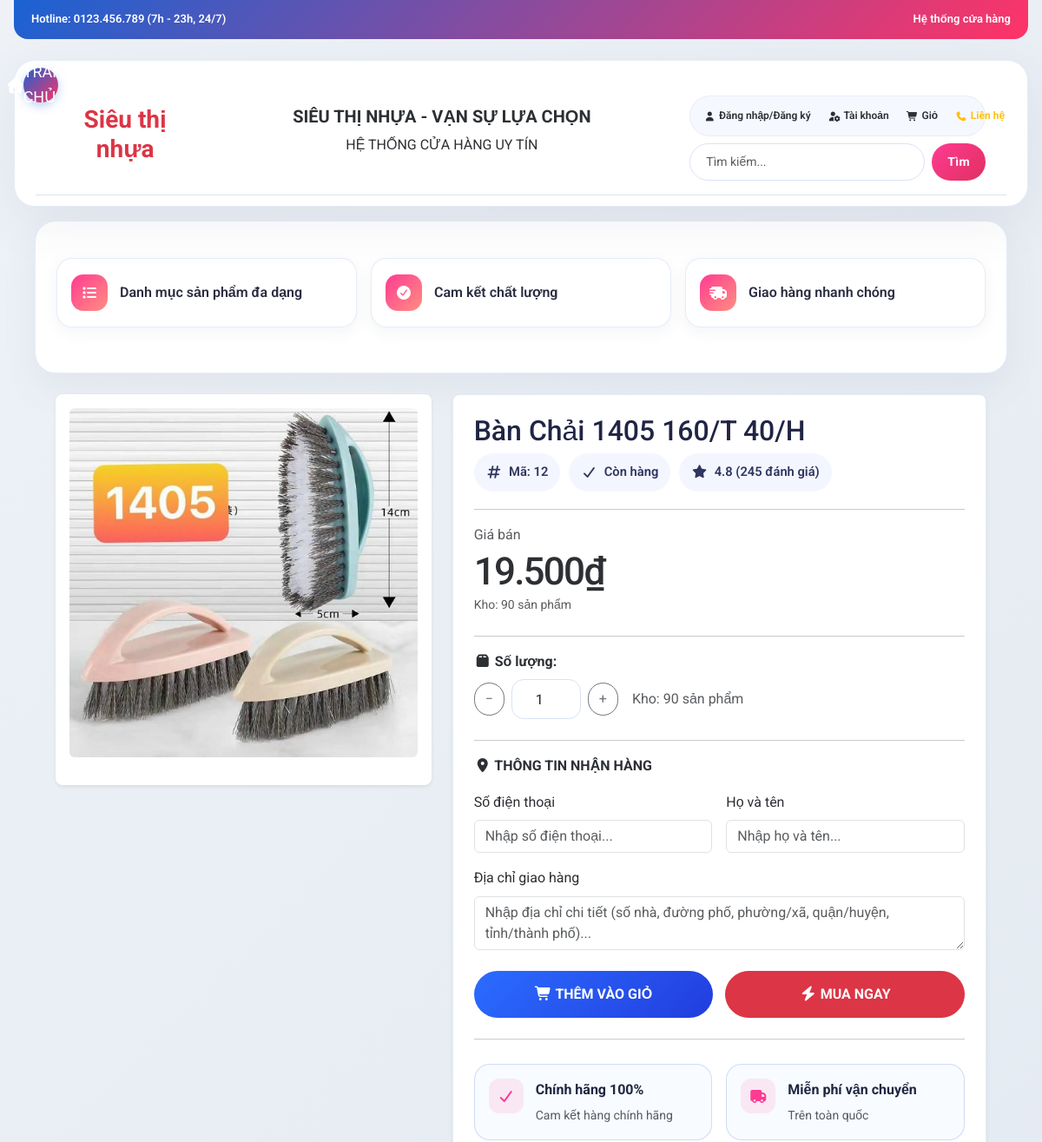
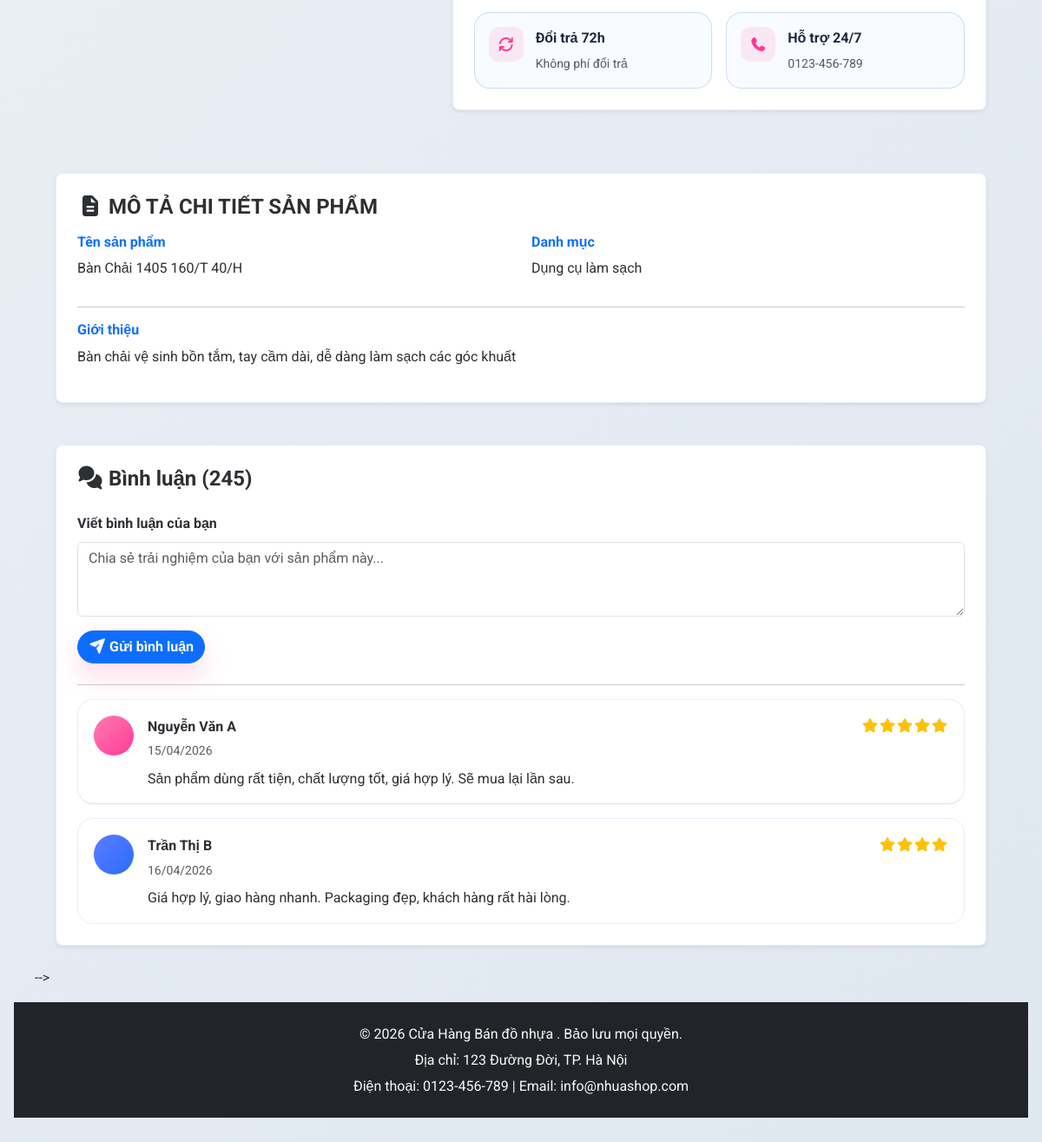
Page /index.php?page_layout=product-detail&id=12 on the committed database (2 pictures, top to bottom).
### tables this page shows
CREATE TABLE products (
    id INT AUTO_INCREMENT PRIMARY KEY,
    name VARCHAR(150) NOT NULL,
    price DECIMAL(10, 2) NOT NULL,
    quantity INT DEFAULT 0,
    category_id INT NOT NULL,
    description TEXT,
    image VARCHAR(255),
    created_at TIMESTAMP DEFAULT CURRENT_TIMESTAMP,
    FOREIGN KEY (category_id) REFERENCES categories(id)
);

CREATE TABLE categories (
    id INT AUTO_INCREMENT PRIMARY KEY,
    name VARCHAR(100) NOT NULL,
    description TEXT,
    created_at TIMESTAMP DEFAULT CURRENT_TIMESTAMP
);

### product-detail.php (the view, shortened to what this page needs)
<?php
$productId = isset($_GET['id']) ? (int)$_GET['id'] : 0;
$product = null;
if ($productId > 0) {
    $sql = "SELECT p.id, p.name, p.price, p.quantity, p.image, p.description, c.name AS category_name
            FROM products p
            LEFT JOIN categories c ON p.category_id = c.id
            WHERE p.id = $productId
            LIMIT 1";
    $result = mysqli_query($conn, $sql);
    if ($result && mysqli_num_rows($result) > 0) {
        $product = mysqli_fetch_assoc($result);
    }
}
$imagePath = !empty($product['image']) ? 'admin/imgs/' . htmlspecialchars($product['image']) : 'https://via.placeholder.com/600x400';
$stockStatus = $product['quantity'] > 0 ? 'Còn hàng' : 'Hết hàng';
?>
            <div class="container-fluid my-4 px-4">
                <div class="row g-4 align-items-start">
                    <div class="col-lg-5">
                        <div class="product-image-container shadow-sm rounded-3 bg-white p-3">
                            <img src="<?php echo $imagePath; ?>" class="img-fluid rounded-2 mb-3 product-main-img" alt="<?php echo htmlspecialchars($product['name']); ?>">
                        </div>
                    </div>
                    <div class="col-lg-7">
                        <div class="product-info bg-white rounded-3 shadow-sm p-4">
                            <h1 class="product-title mb-2"><?php echo htmlspecialchars($product['name']); ?></h1>
                            <div class="product-badges">
                                <span class="product-badge"><i class="fas fa-hashtag"></i> Mã: <?php echo $product['id']; ?></span>
                                <span class="product-badge"><i class="fas fa-check"></i> <?php echo $stockStatus; ?></span>
                                <span class="product-badge"><i class="fas fa-star"></i> 4.8 (245 đánh giá)</span>
                            </div>
                            <hr>
                            <div class="price-section mb-4">
                                <p class="text-muted mb-1">Giá bán</p>
                                <h2 class="price-large"><?php echo number_format($product['price'], 0, ',', '.'); ?>₫</h2>
                                <?php if ($product['quantity'] > 0): ?>
                                    <p class="text-muted small">Kho: <?php echo $product['quantity']; ?> sản phẩm</p>
                                <?php else: ?>
                                    <p class="text-muted small">Hiện tại sản phẩm đang tạm hết hàng</p>
                                <?php endif; ?>
                            </div>
                            <hr>
                            <div class="quantity-section mb-4">
                                <label class="fw-bold mb-2 d-block"><i class="fas fa-box"></i> Số lượng:</label>
                                <div class="d-flex gap-2 align-items-center">
                                    <button class="btn btn-outline-secondary" type="button" onclick="document.querySelector('.qty-input').value = Math.max(1, parseInt(document.querySelector('.qty-input').value) - 1)">−</button>
                                    <input type="number" value="1" min="1" class="form-control qty-input text-center qty-input-custom" style="width: 80px;">
                                    <button class="btn btn-outline-secondary" type="button" onclick="document.querySelector('.qty-input').value = parseInt(document.querySelector('.qty-input').value) + 1">+</button>
                                    <span class="text-muted ms-2">Kho: <?php echo $product['quantity']; ?> sản phẩm</span>
                                </div>
                            </div>
                            <hr>
                            <div class="delivery-section mb-4">
                                <label class="fw-bold mb-3 d-block"><i class="fas fa-map-marker-alt"></i> THÔNG TIN NHẬN HÀNG</label>
                                <div class="row g-3">
                                    <div class="col-md-6">
                                        <label class="form-label">Số điện thoại</label>
                                        <input type="tel" class="form-control" placeholder="Nhập số điện thoại..." required>
                                    </div>
                                    <div class="col-md-6">
                                        <label class="form-label">Họ và tên</label>
                                        <input type="text" class="form-control" placeholder="Nhập họ và tên..." required>
                                    </div>
                                    <div class="col-12">
                                        <label class="form-label">Địa chỉ giao hàng</label>
                                        <textarea class="form-control" rows="2" placeholder="Nhập địa chỉ chi tiết (số nhà, đường phố, phường/xã, quận/huyện, tỉnh/thành phố)..." required></textarea>
                                    </div>
                                </div>
                            </div>
                            <div class="action-buttons mb-4">
                                <button class="btn btn-cart"><i class="fas fa-shopping-cart"></i> THÊM VÀO GIỎ</button>
                                <button class="btn btn-danger"><i class="fas fa-bolt"></i> MUA NGAY</button>
                            </div>
                            <hr>
                            <div class="policies">
                                <div class="row g-3">
                                    <div class="col-md-6">
                                        <div class="policy-item">
                                            <i class="fas fa-check"></i>
                                            <div>
                                                <strong>Chính hãng 100%</strong>
                                                <p class="text-muted small mb-0">Cam kết hàng chính hãng</p>
                                            </div>
                                        </div>
                                    </div>
                                    <div class="col-md-6">
                                        <div class="policy-item">
                                            <i class="fas fa-truck"></i>
                                            <div>
                                                <strong>Miễn phí vận chuyển</strong>
                                                <p class="text-muted small mb-0">Trên toàn quốc</p>
                                            </div>
                                        </div>
                                    </div>
                                    <div class="col-md-6">
                                        <div class="policy-item">
                                            <i class="fas fa-sync"></i>
                                            <div>
                                                <strong>Đổi trả 72h</strong>
                                                <p class="text-muted small mb-0">Không phí đổi trả</p>
                                            </div>
                                        </div>
                                    </div>
                                    <div class="col-md-6">
                                        <div class="policy-item">
                                            <i class="fas fa-phone"></i>
                                            <div>
                                                <strong>Hỗ trợ 24/7</strong>
                                                <p class="text-muted small mb-0">0123-456-789</p>
                                            </div>
                                        </div>
                                    </div>
                                </div>
                            </div>
                        </div>
                    </div>
                    <div class="col-12">
                        <div class="description mt-5 p-4 bg-white rounded-3 shadow-sm">
                            <h4 class="fw-bold mb-3"><i class="fas fa-file-alt"></i> MÔ TẢ CHI TIẾT SẢN PHẨM</h4>
                            <div class="row">
                                <div class="col-md-6">
                                    <h6 class="text-primary fw-bold mb-2">Tên sản phẩm</h6>
                                    <p><?php echo htmlspecialchars($product['name']); ?></p>
                                </div>
                                <div class="col-md-6">
                                    <h6 class="text-primary fw-bold mb-2">Danh mục</h6>
                                    <p><?php echo htmlspecialchars($product['category_name'] ?? 'Chưa phân loại'); ?></p>
                                </div>
                            </div>
                            <hr>
                            <h6 class="text-primary fw-bold mb-2">Giới thiệu</h6>
                            <p><?php echo nl2br(htmlspecialchars($product['description'] ?? 'Chưa có mô tả.')); ?></p>
                        </div>
                    <div class="comments mt-5 p-4 bg-white rounded-3 shadow-sm">
                        <h4 class="fw-bold mb-4"><i class="fas fa-comments"></i> Bình luận (245)</h4>
                        <form class="mb-4">
                            <div class="mb-3">
                                <label class="form-label fw-bold">Viết bình luận của bạn</label>
                                <textarea class="form-control rounded-2" rows="3" placeholder="Chia sẻ trải nghiệm của bạn với sản phẩm này..."></textarea>
                            </div>
                            <button type="submit" class="btn btn-primary fw-bold"><i class="fas fa-paper-plane"></i> Gửi bình luận</button>
                        </form>
                        <hr>
                        <div class="comments-list">
                            <div class="comment-item mb-3 pb-3 border-bottom">
                                <div class="d-flex gap-3">
                                    <div class="avatar-circle avatar-pink"></div>
                                    <div class="flex-grow-1">
                                        <div class="d-flex justify-content-between align-items-center mb-1">
                                            <strong>Nguyễn Văn A</strong>
                                            <span class="text-warning"><i class="fas fa-star"></i><i class="fas fa-star"></i><i class="fas fa-star"></i><i class="fas fa-star"></i><i class="fas fa-star"></i></span>
                                        </div>
                                        <p class="text-muted small mb-2">15/04/2026</p>
                                        <p class="mb-0">Sản phẩm dùng rất tiện, chất lượng tốt, giá hợp lý. Sẽ mua lại lần sau.</p>
                                    </div>
                                </div>
                            </div>
                            <div class="comment-item pb-3">
                                <div class="d-flex gap-3">
                                    <div class="avatar-circle avatar-blue"></div>
                                    <div class="flex-grow-1">
                                        <div class="d-flex justify-content-between align-items-center mb-1">
                                            <strong>Trần Thị B</strong>
                                            <span class="text-warning"><i class="fas fa-star"></i><i class="fas fa-star"></i><i class="fas fa-star"></i><i class="fas fa-star"></i></span>
                                        </div>
                                        <p class="text-muted small mb-2">16/04/2026</p>
                                        <p class="mb-0">Giá hợp lý, giao hàng nhanh. Packaging đẹp, khách hàng rất hài lòng.</p>
                                    </div>
                                </div>
                            </div>
                        </div>
                    </div>
                    </div>
                </div>
            </div>
                 -->

### style.css (style rules this page uses)
html { box-sizing: border-box; scroll-behavior: smooth; }
*, *::before, *::after { box-sizing: inherit; }
body { margin: 0; min-height: 100vh; font-family: 'Roboto', sans-serif; background: linear-gradient(135deg, #eef2f7 0%, #dfe7ef 100%); color: #2c2f33; line-height: 1.6; }
img { max-width: 100%; display: block; }
button, input, select, textarea { font: inherit; }
.btn-secondary, .btn-outline-secondary { border-radius: 999px; }
.btn-primary { border-radius: 999px; box-shadow: 0 15px 30px rgba(255, 59, 146, 0.18); transition: transform 0.25s ease, box-shadow 0.25s ease; }
.product-info { background: #ffffff; padding: 28px; border-radius: 24px; border: 1px solid rgba(229, 236, 248, 0.95); box-shadow: 0 20px 50px rgba(63, 76, 117, 0.07); }
.product-title { font-size: 2rem; line-height: 1.1; margin-bottom: 18px; color: #202545; }
.price-large { font-size: 2.75rem; margin: 0; letter-spacing: -0.04em; }
.product-badges { display: flex; flex-wrap: wrap; gap: 10px; margin-bottom: 20px; }
.product-badge { display: inline-flex; align-items: center; gap: 8px; padding: 10px 14px; border-radius: 999px; background: #f4f6ff; color: #2f365f; font-weight: 600; font-size: 0.92rem; }
.qty-input { width: 88px; text-align: center; border-radius: 14px; border: 1px solid #d9e2f4; height: 46px; }
.action-buttons { display: grid; grid-template-columns: repeat(2, minmax(0, 1fr)); gap: 14px; }
.action-buttons .btn { border-radius: 999px; padding: 14px 18px; font-weight: 700; }
.btn-cart { background: linear-gradient(135deg, #2b6cff 0%, #223dde 100%); border: none; color: #fff; }
.btn-danger { border-radius: 999px; }
.policies { margin-top: 28px; display: grid; gap: 14px; }
.policy-item { display: flex; align-items: flex-start; gap: 14px; padding: 16px; border-radius: 18px; background: #f8fbff; border: 1px solid rgba(204, 217, 243, 0.9); }
.policy-item i { min-width: 40px; height: 40px; display: grid; place-items: center; color: #ff3b92; background: rgba(255, 59, 146, 0.1); border-radius: 12px; }
.policy-item strong { display: block; margin-bottom: 6px; font-weight: 700; color: #1f2640; }
.comments, .description, .contact-section { background: #ffffff; border-radius: 24px; padding: 24px; border: 1px solid rgba(229, 236, 248, 0.95); box-shadow: 0 18px 48px rgba(83, 100, 139, 0.06); }
.comments h4, .description h4, .contact-section h4 { margin-bottom: 20px; font-weight: 700; }
.comment-item { padding: 18px; border-radius: 18px; transition: background 0.2s ease; border: 1px solid rgba(229, 236, 248, 0.95); margin-bottom: 14px; }
.comment-item:last-child { margin-bottom: 0; }
.avatar-circle { width: 46px; height: 46px; border-radius: 50%; flex-shrink: 0; }
.avatar-pink { background: linear-gradient(135deg, #ff7bb5 0%, #ff3b92 100%); }
.avatar-blue { background: linear-gradient(135deg, #5c7dff 0%, #2b6cff 100%); }

### rows in the picture
products: image (picture), name "Bàn Chải 1405 160/T 40/H", id "12", quantity "Còn hàng", price "19.500", quantity "90", category.name "Dụng cụ làm sạch", description "Bàn chải vệ sinh bồn tắm, tay cầm dài, dễ dàng làm sạch các góc khuất"
